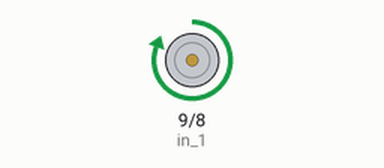
This sketch was run on a simulated Arduino Uno, built with avr-gcc and run on an emulated ATmega328P. Shown: motor-driver pin pairs drawn as motors (green arrow = first pin HIGH = forward, orange = second pin HIGH = backward, longer = more drive, scaled by the enable pin).

Above: at 1.5 s.
At 4.5 s:
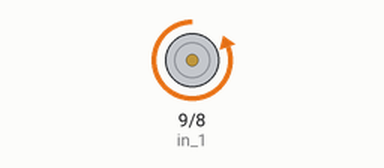
Timing chart, 0 to 7.8 s (numbered marks = the images above):
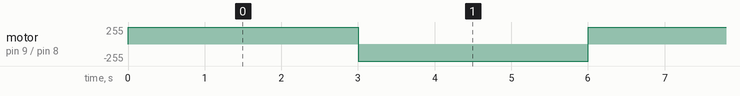

Measured:
- by itself, motor on pin 9 (in_1) / pin 8 (in_2): alternates forward 255/255 for 3.0 s and backward 255/255 for 3.0 s

The sketch:

project-05_motor.ino
```cpp
const int pwm = 10 ;
const int in_1 = 9 ;
const int in_2 = 8 ;
void setup()
{
pinMode(pwm,OUTPUT) ;
pinMode(in_1,OUTPUT) ;
pinMode(in_2,OUTPUT) ;
}
void loop()
{
digitalWrite(in_1,HIGH) ;
digitalWrite(in_2,LOW) ;
analogWrite(pwm,255) ;    //Clockwise for 3 secs
delay(3000) ;

digitalWrite(in_1,LOW) ;
digitalWrite(in_2,HIGH) ;
delay(3000) ; //Anti-Clockwise for 3 secs
}
```
